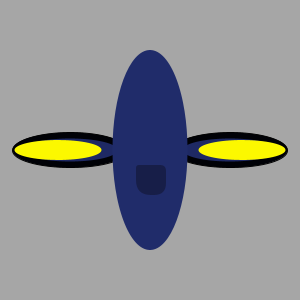
Frame 1 (no input)
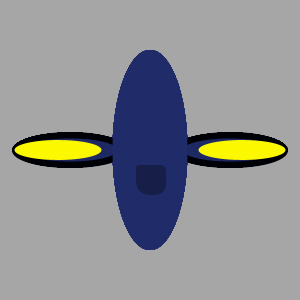
Frame 60 (the mouse pressed at the canvas centre just before this capture)
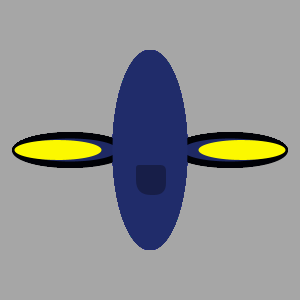
Frame 120 (the mouse held since frame 60 and released just before this capture)

The Processing sketch that drew these frames (run headless with seeded random() and noise(); from frame 60 on, the mouse is pressed at the canvas centre):

// Processing sketch: processing_139677
// ── processing_139677.pde

// brianna jennings
// my great sketch
 
//declare global variables
float eyeSize;
float eyeBallDiam;
float whiteEye;


//run once
void setup(){
  size(300,300);
  background(166,166,166);
}
 
void keyPressed(){
  background(166,166,166);
  eyeSize = random(5,10);
  eyeBallDiam = random(15,30);
  whiteEye = random(30,60);
}
 
//run forever
void draw(){
  translate(150,150);

  //her arms
  //dark blue
  fill(0,1,6);
  ellipse(80,0,115, 35);
  ellipse(-80,0,115, 35);
    noStroke();
  //yellow
  fill(30,41,100);
  ellipse(80,0,95,23);
  ellipse(-80,0,95,23);
//med blue
  fill(252,248,0);
  ellipse(92,0,87,20);
  ellipse(-92,0,87,20);
   
//her face
  fill(32,44,106);
  ellipse(0,0,75,200);
 
// The Eyes
  stroke(2);
  fill(255,255,255);
  ellipse(40,-40, whiteEye, whiteEye);
  ellipse(-40,-40,whiteEye, whiteEye);
  noStroke();
  fill(186,46,142);
  ellipse(40,-35, eyeBallDiam, eyeBallDiam);
  ellipse(-40,-35,eyeBallDiam, eyeBallDiam);
  fill(56,43,71);
  ellipse(40,-35,eyeSize, eyeSize);
  ellipse(-40,-35,eyeSize, eyeSize);
// The Mouth
  fill(23,30,72);
  pushMatrix();
  translate(16,-35);
  rect(-30, 50, 30, 30, 3, 6, 12, 18);
  popMatrix();
}
